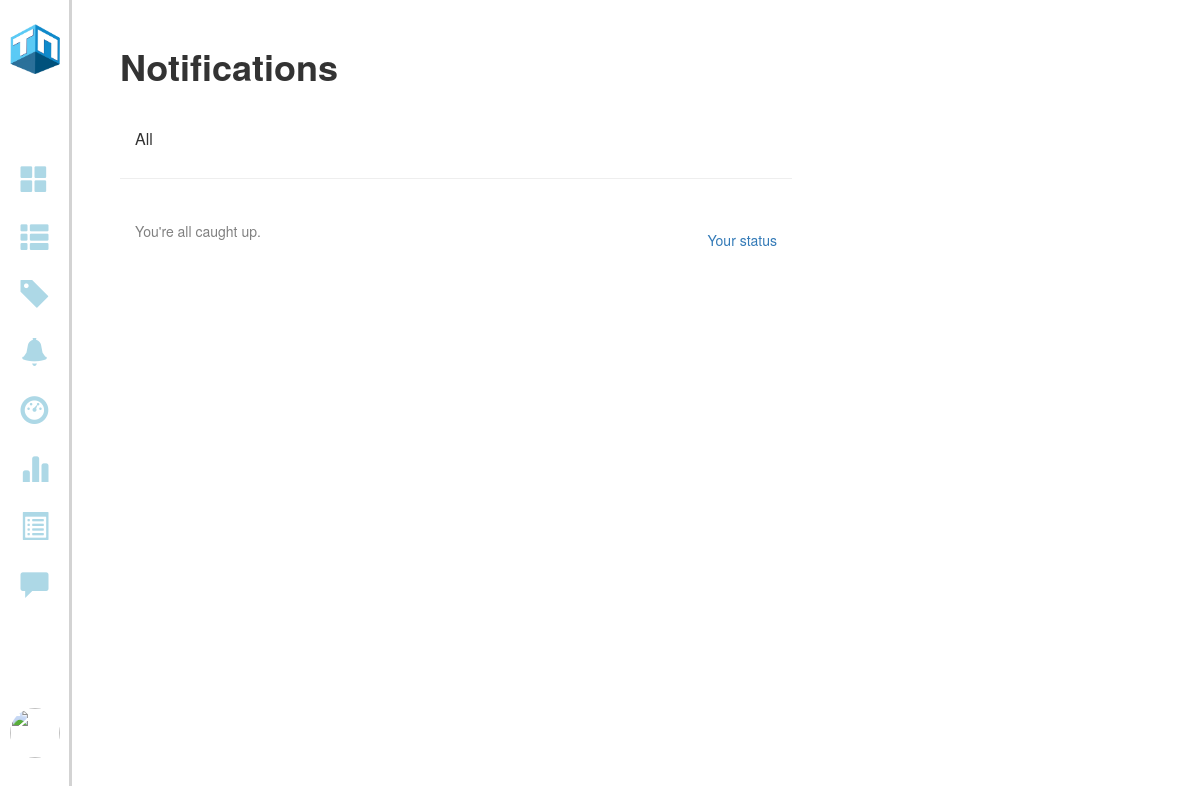
The page /Adminnotification (signed in) on the database as committed earlier.
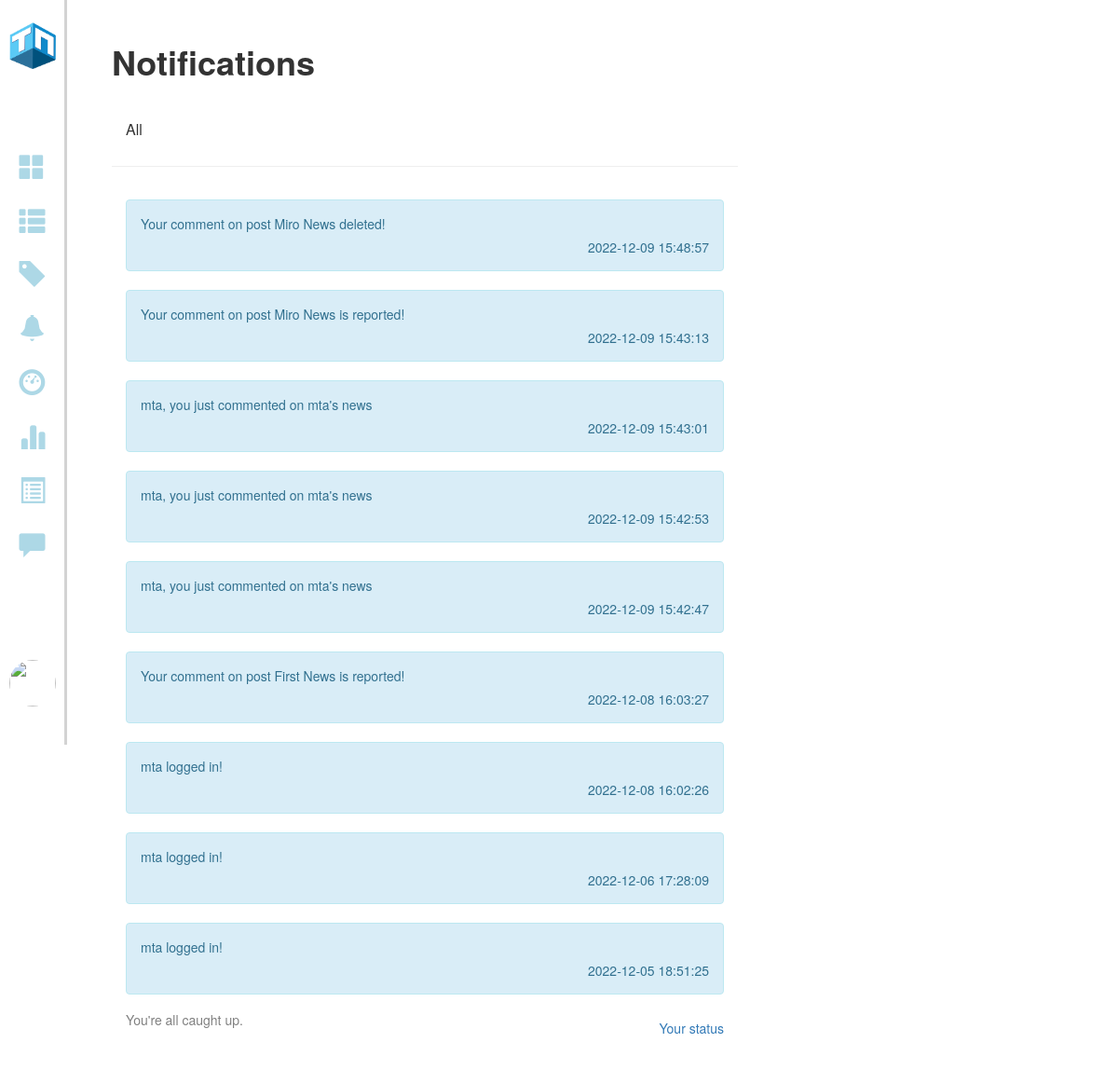
The same page on the database as committed later.
### models.py (models this page shows)
class Notifications(db.Model):
    id = Column(Integer, primary_key = True)
    notifier_id = Column(Integer, ForeignKey('users.id'), nullable = False)
    activity = Column(String, nullable = False)
    link = Column(String, nullable = True)
    created_at = Column(DateTime, server_default = func.now(), nullable=False)

### app.py (the view)
@app.route("/Adminnotification")
@login_required
def Admin_notification():
    notifications = Notifications.query.filter_by(notifier_id = current_user.id).all()
    notifications.reverse()
    return render_template("AdminNotification.html", notifications = notifications)

### app.py (called while the page is built)
@login_manager.user_loader
def load_user(user_id):
    return Users.query.get(int(user_id))

### templates/AdminNotification.html (shortened to what this page needs)
<!DOCTYPE html>
<html lang="en">
<head>
  <link rel="stylesheet" type="text/css" href="/static/style.css">
  <link rel="stylesheet" href="https://maxcdn.bootstrapcdn.com/bootstrap/3.3.6/css/bootstrap.min.css">
  <link rel="stylesheet" href="https://maxcdn.bootstrapcdn.com/bootstrap/3.3.7/css/bootstrap.min.css"
>
  <link rel="stylesheet" href="https://cdnjs.cloudflare.com/ajax/libs/font-awesome/4.7.0/css/font-awesome.min.css">
  <link rel="stylesheet" href="https://maxcdn.bootstrapcdn.com/bootstrap/3.3.7/css/bootstrap.min.css">
</head>
<body>
  <section class="GContent">
    {% include 'left_admin_menu.html' %}
    <div class="G1">
      <h1>Notifications</h1>
      <div class="panel-heading" style="margin-top: 23px;">
        <h4 class="panel-title">
          <a data-toggle="collapse" data-parent="#accordion" href="#collapse1">All</a>
        </h4>
      </div>
      <hr>
      <div class="panel-group" id="accordion">
        <div class="panel panel-default">
          <div id="collapse1" class="panel-collapse collapse in">
            <div class="panel-body" style="border-style: none;">
              {% for notification in notifications %}
              <div class="alert alert-info">
                <p>{{notification.activity}}</p>
                <p style="text-align: right;">{{notification.created_at}}</p>
              </div>
              {% endfor %}
              <div class="Fformat">
                <h6 style=" font-size: 14px; color: gray">You're all caught up.</h6>
                <a style="cursor: pointer; float: right; margin-top: -20px;">Your status</a>
              </div>
            </div>
          </div>
        </div>
      </div>
    </div>
  </section>
</body>
</html>

Rows that differ between the two databases and show on the page:
added Notifications: activity "Your comment on post Miro News deleted!", created_at "2022-12-09 15:48:57"
added Notifications: activity "Your comment on post Miro News is reported!", created_at "2022-12-09 15:43:13"
added Notifications: activity "mta, you just commented on mta's news", created_at "2022-12-09 15:43:01"
added Notifications: activity "mta, you just commented on mta's news", created_at "2022-12-09 15:42:53"
added Notifications: activity "mta, you just commented on mta's news", created_at "2022-12-09 15:42:47"
added Notifications: activity "Your comment on post First News is reported!", created_at "2022-12-08 16:03:27"
added Notifications: activity "mta logged in!", created_at "2022-12-08 16:02:26"
added Notifications: activity "mta logged in!", created_at "2022-12-06 17:28:09"
added Notifications: activity "mta logged in!", created_at "2022-12-05 18:51:25"
